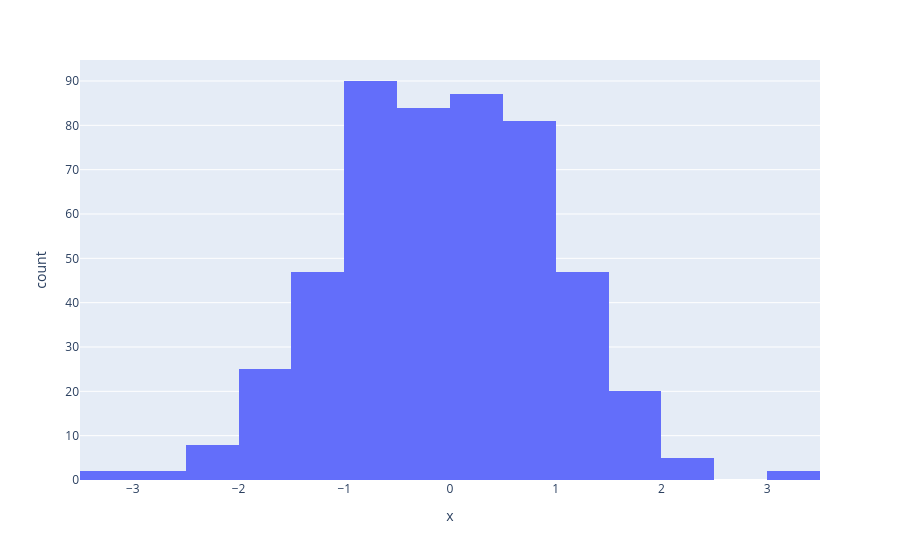

The cell this chart's notebook holds for it:
### Code cell
fig= px.histogram(x= data_values, nbins=30)
fig.show()

### Figure 1 — Plotly figure (JSON) as saved in the notebook; plotly's stock layout.template omitted (floating-point values rounded to 4 significant figures; data arrays with more than 128 entries replaced by an {"elided": "..."} marker saying what was removed)
{"data": [{"bingroup": "x", "hovertemplate": "x=%{x}<br>count=%{y}<extra></extra>", "legendgroup": "", "marker": {"color": "#636efa", "pattern": {"shape": ""}}, "name": "", "nbinsx": 30, "orientation": "v", "showlegend": false, "type": "histogram", "x": {"elided": "500 float values"}, "xaxis": "x", "yaxis": "y"}], "layout": {"barmode": "relative", "legend": {"tracegroupgap": 0}, "margin": {"t": 60}, "xaxis": {"anchor": "y", "domain": [0, 1], "title": {"text": "x"}}, "yaxis": {"anchor": "x", "domain": [0, 1], "title": {"text": "count"}}}}
